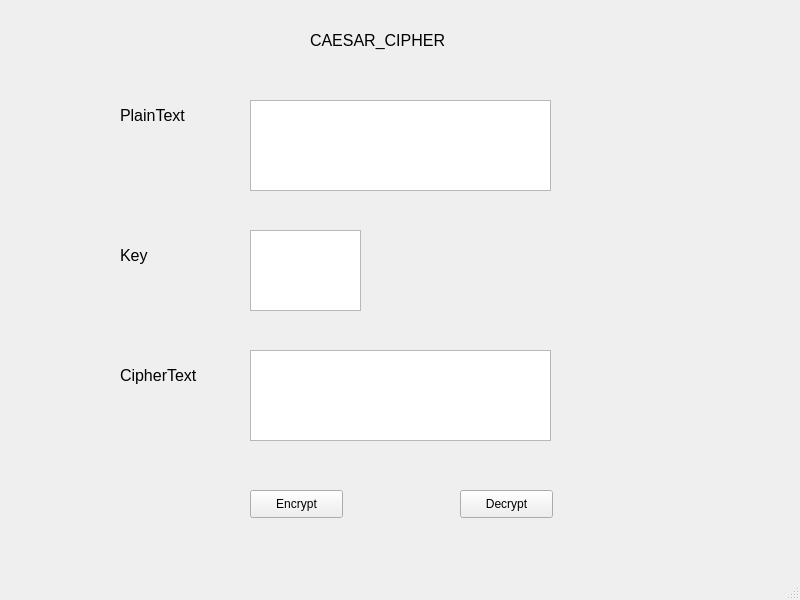
<?xml version="1.0" encoding="UTF-8"?>
<ui version="4.0">
 <class>MainWindow</class>
 <widget class="QMainWindow" name="MainWindow">
  <property name="geometry">
   <rect>
    <x>0</x>
    <y>0</y>
    <width>800</width>
    <height>600</height>
   </rect>
  </property>
  <property name="windowTitle">
   <string>MainWindow</string>
  </property>
  <widget class="QWidget" name="centralwidget">
   <widget class="QLabel" name="label">
    <property name="geometry">
     <rect>
      <x>120</x>
      <y>100</y>
      <width>81</width>
      <height>31</height>
     </rect>
    </property>
    <property name="font">
     <font>
      <pointsize>12</pointsize>
     </font>
    </property>
    <property name="text">
     <string>PlainText</string>
    </property>
   </widget>
   <widget class="QLabel" name="label_2">
    <property name="geometry">
     <rect>
      <x>120</x>
      <y>240</y>
      <width>61</width>
      <height>31</height>
     </rect>
    </property>
    <property name="font">
     <font>
      <pointsize>12</pointsize>
     </font>
    </property>
    <property name="text">
     <string>Key</string>
    </property>
   </widget>
   <widget class="QLabel" name="label_3">
    <property name="geometry">
     <rect>
      <x>120</x>
      <y>350</y>
      <width>111</width>
      <height>51</height>
     </rect>
    </property>
    <property name="font">
     <font>
      <pointsize>12</pointsize>
     </font>
    </property>
    <property name="text">
     <string>CipherText</string>
    </property>
   </widget>
   <widget class="QPlainTextEdit" name="txt_plain">
    <property name="geometry">
     <rect>
      <x>250</x>
      <y>100</y>
      <width>301</width>
      <height>91</height>
     </rect>
    </property>
   </widget>
   <widget class="QPlainTextEdit" name="txt_key">
    <property name="geometry">
     <rect>
      <x>250</x>
      <y>230</y>
      <width>111</width>
      <height>81</height>
     </rect>
    </property>
   </widget>
   <widget class="QPlainTextEdit" name="txt_cipher">
    <property name="geometry">
     <rect>
      <x>250</x>
      <y>350</y>
      <width>301</width>
      <height>91</height>
     </rect>
    </property>
   </widget>
   <widget class="QPushButton" name="btn_en">
    <property name="geometry">
     <rect>
      <x>250</x>
      <y>490</y>
      <width>93</width>
      <height>28</height>
     </rect>
    </property>
    <property name="text">
     <string>Encrypt</string>
    </property>
   </widget>
   <widget class="QPushButton" name="btn_de">
    <property name="geometry">
     <rect>
      <x>460</x>
      <y>490</y>
      <width>93</width>
      <height>28</height>
     </rect>
    </property>
    <property name="text">
     <string>Decrypt</string>
    </property>
   </widget>
   <widget class="QLabel" name="label_4">
    <property name="geometry">
     <rect>
      <x>310</x>
      <y>20</y>
      <width>191</width>
      <height>41</height>
     </rect>
    </property>
    <property name="font">
     <font>
      <pointsize>12</pointsize>
     </font>
    </property>
    <property name="text">
     <string>CAESAR_CIPHER</string>
    </property>
   </widget>
  </widget>
  <widget class="QMenuBar" name="menubar">
   <property name="geometry">
    <rect>
     <x>0</x>
     <y>0</y>
     <width>800</width>
     <height>26</height>
    </rect>
   </property>
  </widget>
  <widget class="QStatusBar" name="statusbar"/>
 </widget>
 <resources/>
 <connections/>
</ui>
